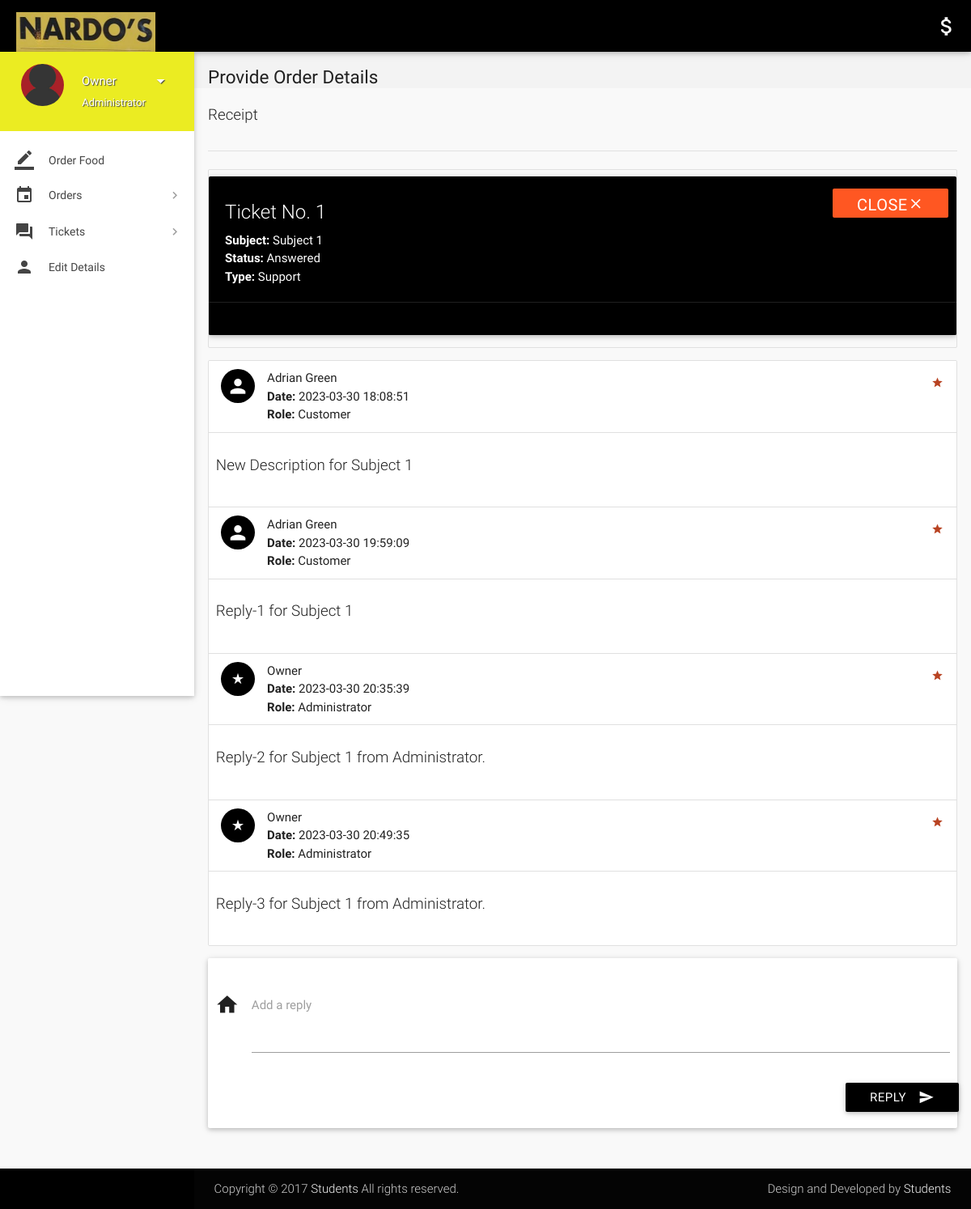
The app's page /view-ticket-admin.php?id=1 (signed in) with its own data.
### tables this page shows
CREATE TABLE `tickets` (
  `id` int(11) NOT NULL,
  `poster_id` int(11) NOT NULL,
  `subject` varchar(100) NOT NULL,
  `description` varchar(3000) NOT NULL,
  `status` varchar(8) NOT NULL DEFAULT 'Open',
  `type` varchar(30) NOT NULL DEFAULT 'Others',
  `date` datetime NOT NULL DEFAULT CURRENT_TIMESTAMP,
  `deleted` tinyint(4) NOT NULL DEFAULT '0'
);

CREATE TABLE `ticket_details` (
  `id` int(11) NOT NULL,
  `ticket_id` int(11) NOT NULL,
  `user_id` int(11) NOT NULL,
  `description` varchar(1000) NOT NULL,
  `date` datetime NOT NULL DEFAULT CURRENT_TIMESTAMP
);

CREATE TABLE `users` (
  `id` int(11) NOT NULL,
  `role` varchar(15) NOT NULL DEFAULT 'Customer',
  `name` varchar(15) NOT NULL,
  `username` varchar(10) NOT NULL,
  `password` varchar(16) NOT NULL,
  `email` varchar(35) NULL,
  `address` varchar(300) NULL,
  `contact` bigint(11) NOT NULL,
  `verified` tinyint(1) NOT NULL DEFAULT '0',
  `deleted` tinyint(4) NOT NULL DEFAULT '0'
);

### includes/connect.php (called while the page is built, shortened)
<?php
$name = $_SESSION['name'];
$role = $_SESSION['role'];
?>

### view-ticket-admin.php (the view, shortened to what this page needs)
<?php
include 'includes/connect.php';
$continue=0;
if($_SESSION['admin_sid']==session_id())
{
		$ticket_id = $_GET['id'];
		$sql1 = "SELECT * FROM tickets WHERE id = $ticket_id;";
		if(mysqli_num_rows(mysqli_query($con,$sql1))>0){
			$row  = $con->query($sql1)->fetch_assoc();
			$type = $row['type'];
			$subject = $row['subject'];
			$status = $row['status'];
			$continue=1;
		}
		else
			$continue = 0;
}
if($continue){
?>
<!DOCTYPE html>
<html lang="en">
<head>
  <link href="css/materialize.min.css" type="text/css" rel="stylesheet" media="screen,projection">
  <link href="css/style.min.css" type="text/css" rel="stylesheet" media="screen,projection">
  <link href="css/custom/custom.min.css" type="text/css" rel="stylesheet" media="screen,projection">
  <link href="js/plugins/perfect-scrollbar/perfect-scrollbar.css" type="text/css" rel="stylesheet" media="screen,projection">
</head>
<body>
  <header id="header" class="page-topbar">
        <div class="navbar-fixed">
            <nav class="navbar-color">
                <div class="nav-wrapper">
                    <ul class="left">
                      <li><h1 class="logo-wrapper"><a href="index.php" class="brand-logo darken-1"><img src="images/materialize-logo.png" alt="logo"></a> <span class="logo-text">Logo</span></h1></li>
                    </ul>
                    <ul class="right hide-on-med-and-down">
                        <li><a href="#" class="waves-effect waves-block waves-light"><i class="mdi-editor-attach-money"><?php echo $balance;?></i></a>
                        </li>
                    </ul>
                </div>
            </nav>
        </div>
  </header>
  <div id="main">
    <div class="wrapper">
      <aside id="left-sidebar-nav">
        <ul id="slide-out" class="side-nav fixed leftside-navigation">
            <li class="user-details cyan darken-2">
            <div class="row">
                <div class="col col s4 m4 l4">
                    <img src="images/avatar.jpg" alt="" class="circle responsive-img valign profile-image">
                </div>
                <div class="col col s8 m8 l8">
                    <a class="btn-flat dropdown-button waves-effect waves-light white-text profile-btn" href="#" data-activates="profile-dropdown"><?php echo $name;?> <i class="mdi-navigation-arrow-drop-down right"></i></a>
                    <p class="user-roal"><?php echo $role;?></p>
                </div>
            </div>
            </li>
            <li class="bold"><a href="index.php" class="waves-effect waves-cyan"><i class="mdi-editor-border-color"></i> Order Food</a>
            </li>
                <li class="no-padding">
                    <ul class="collapsible collapsible-accordion">
                        <li class="bold"><a class="collapsible-header waves-effect waves-cyan"><i class="mdi-editor-insert-invitation"></i> Orders</a>
                        </li>
                    </ul>
                </li>
                 <li class="no-padding">
                    <ul class="collapsible collapsible-accordion">
                        <li class="bold"><a class="collapsible-header waves-effect waves-cyan"><i class="mdi-action-question-answer"></i> Tickets</a>
                        </li>
                    </ul>
                </li>
            <li class="bold"><a href="details.php" class="waves-effect waves-cyan"><i class="mdi-social-person"></i> Edit Details</a>
            </li>
        </ul>
        </aside>
      <section id="content">
        <div id="breadcrumbs-wrapper">
          <div class="container">
            <div class="row">
              <div class="col s12 m12 l12">
                <h5 class="breadcrumbs-title">Provide Order Details</h5>
              </div>
            </div>
          </div>
        </div>
        <div class="container">
          <p class="caption">Receipt</p>
          <div class="divider"></div>
<div class="section">
                                <?php
								echo '<ul id="task-card" class="collection with-header">
									<div id="card-alert" class="card cyan">
										<div class="card-content white-text">
										<span class="card-title white-text darken-1">Ticket No. '.$ticket_id.'</span>
										<p><strong>Subject: </strong>'.$subject.'</p>
										<p><strong>Status: </strong>'.$status.'</p>
										<p><strong>Type: </strong>'.$type.'</p>
										</div>
										<div class="card-action cyan">
										<form method="post" action="routers/ticket-status.php">
										<input type="hidden" name="ticket_id" value="'.$ticket_id.'">
										<input type="hidden" name="status" value="'.($status != 'Closed' ? 'Closed' : 'Open').'">
										<button class="waves-effect waves-light deep-orange btn white-text" type="submit" name="action">'
										.($status != 'Closed' ? 'Close<i class="mdi-navigation-close"></i>' : 'Reopen<i class="mdi-navigation-check"></i>').'
										</button>
										</form>
										</div>
									</div>
                                </ul>';
								echo '<ul id="issues-collection" class="collection">';
								$sql1 = mysqli_query($con, "SELECT * from ticket_details WHERE ticket_id = $ticket_id;");
								while($row1 = mysqli_fetch_array($sql1)){
									$sql2 = "SELECT * FROM users WHERE id = ".$row1['user_id'].";";
									if(mysqli_num_rows(mysqli_query($con,$sql2))>0){
										$row2  = $con->query($sql2)->fetch_assoc();
										$name = $row2['name'];
										$role1 = $row2['role'];
									}
								  echo '
								  <li class="collection-item avatar">
									  <i class="'.($role1=='Administrator' ? 'mdi-action-star-rate' : 'mdi-social-person').' cyan circle"></i>
									  <span class="collection-header"> '.$name.'</span>
									  <p><strong>Date:</strong> '.$row1['date'].'</p>
									  <p><strong>Role:</strong> '.$role1.'</p>
									  <a href="#" class="secondary-content">
									  <i class="mdi-action-grade"></i></a>
								  </li>
								  <li class="collection-item">
									  <div class="row">
									  <p class="caption">'.$row1['description'].'</p>
									  </div>
									  </li>';
								}
							  echo '</ul>';
							  if($status != 'Closed'){
							  echo '
							  <div class="card-panel">
                  <div class="row">
                    <form class="formValidate" id="formValidate" method="post" action="routers/ticket-message.php" novalidate="novalidate" class="col s12">
                      <div class="row">
					  <input type="hidden" name="role" value="'.$role.'">
					  <input type="hidden" name="ticket_id" value="'.$ticket_id.'">
                        <div class="input-field col s12">
                          <i class="mdi-action-home prefix"></i>
                          <textarea name="message" id="message" class="materialize-textarea validate" data-error=".errorTxt1"></textarea>
                          <label for="message" class="">Add a reply</label>
						  <div class="errorTxt1"></div>
                        </div>
                        <div class="row">
                          <div class="input-field col s12">
                            <button class="btn cyan waves-effect waves-light right" type="submit" name="action">Reply
                              <i class="mdi-content-send right"></i>
                            </button>
                          </div>
                        </div>
                      </div>
                    </form>
                  </div>
                </div>';
							  }
								?>
          </div>
              </div>
            </div>
        </div>
  <footer class="page-footer">
    <div class="footer-copyright">
      <div class="container">
        <span>Copyright © 2017 <a class="grey-text text-lighten-4" href="#" target="_blank">Students</a> All rights reserved.</span>
        <span class="right"> Design and Developed by <a class="grey-text text-lighten-4" href="#">Students</a></span>
        </div>
    </div>
  </footer>
</body>
</html>
<?php
	}
?>

### records on screen
tickets: subject "Subject 1", status "Answered", type "Support"
ticket_details: user.name "Adrian Green", date "2023-03-30 18:08:51", user.role "Customer", description "New Description for Subject 1"
ticket_details: user.name "Adrian Green", date "2023-03-30 19:59:09", user.role "Customer", description "Reply-1 for Subject 1"
ticket_details: user.name "Owner", date "2023-03-30 20:35:39", user.role "Administrator", description "Reply-2 for Subject 1 from Administrator."
ticket_details: user.name "Owner", date "2023-03-30 20:49:35", user.role "Administrator", description "Reply-3 for Subject 1 from Administrator."

### other values on screen
$name "Owner"
$role "Administrator"
$ticket_id "1"
